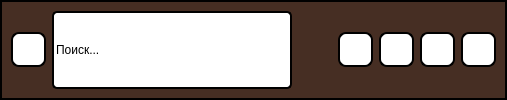
     <widget class="QWidget" name="widget_2" native="true">
      <property name="sizePolicy">
       <sizepolicy hsizetype="Preferred" vsizetype="Fixed">
        <horstretch>0</horstretch>
        <verstretch>0</verstretch>
       </sizepolicy>
      </property>
      <property name="palette">
       <palette>
        <active>
         <colorrole role="Button">
          <brush brushstyle="SolidPattern">
           <color alpha="255">
            <red>70</red>
            <green>46</green>
            <blue>35</blue>
           </color>
          </brush>
         </colorrole>
         <colorrole role="Base">
          <brush brushstyle="SolidPattern">
           <color alpha="255">
            <red>70</red>
            <green>46</green>
            <blue>35</blue>
           </color>
          </brush>
         </colorrole>
         <colorrole role="Window">
          <brush brushstyle="SolidPattern">
           <color alpha="255">
            <red>70</red>
            <green>46</green>
            <blue>35</blue>
           </color>
          </brush>
         </colorrole>
        </active>
        <inactive>
         <colorrole role="Button">
          <brush brushstyle="SolidPattern">
           <color alpha="255">
            <red>70</red>
            <green>46</green>
            <blue>35</blue>
           </color>
          </brush>
         </colorrole>
         <colorrole role="Base">
          <brush brushstyle="SolidPattern">
           <color alpha="255">
            <red>70</red>
            <green>46</green>
            <blue>35</blue>
           </color>
          </brush>
         </colorrole>
         <colorrole role="Window">
          <brush brushstyle="SolidPattern">
           <color alpha="255">
            <red>70</red>
            <green>46</green>
            <blue>35</blue>
           </color>
          </brush>
         </colorrole>
        </inactive>
        <disabled>
         <colorrole role="Button">
          <brush brushstyle="SolidPattern">
           <color alpha="255">
            <red>70</red>
            <green>46</green>
            <blue>35</blue>
           </color>
          </brush>
         </colorrole>
         <colorrole role="Base">
          <brush brushstyle="SolidPattern">
           <color alpha="255">
            <red>70</red>
            <green>46</green>
            <blue>35</blue>
           </color>
          </brush>
         </colorrole>
         <colorrole role="Window">
          <brush brushstyle="SolidPattern">
           <color alpha="255">
            <red>70</red>
            <green>46</green>
            <blue>35</blue>
           </color>
          </brush>
         </colorrole>
        </disabled>
       </palette>
      </property>
      <property name="focusPolicy">
       <enum>Qt::NoFocus</enum>
      </property>
      <property name="autoFillBackground">
       <bool>false</bool>
      </property>
      <property name="styleSheet">
       <string notr="true">background-color: rgb(70, 46, 35);
border: 2px solid #000000;</string>
      </property>
      <layout class="QHBoxLayout" name="horizontalLayout" stretch="1,3">
       <item>
        <widget class="QWidget" name="widget_3" native="true">
         <property name="styleSheet">
          <string notr="true">border-color: rgb(70, 46, 35);</string>
         </property>
         <layout class="QHBoxLayout" name="horizontalLayout_3">
          <property name="leftMargin">
           <number>0</number>
          </property>
          <property name="topMargin">
           <number>0</number>
          </property>
          <property name="rightMargin">
           <number>0</number>
          </property>
          <property name="bottomMargin">
           <number>0</number>
          </property>
          <item>
           <widget class="QPushButton" name="search_batton">
            <property name="sizePolicy">
             <sizepolicy hsizetype="Fixed" vsizetype="Fixed">
              <horstretch>50</horstretch>
              <verstretch>50</verstretch>
             </sizepolicy>
            </property>
            <property name="minimumSize">
             <size>
              <width>35</width>
              <height>35</height>
             </size>
            </property>
            <property name="maximumSize">
             <size>
              <width>35</width>
              <height>35</height>
             </size>
            </property>
            <property name="styleSheet">
             <string notr="true">background-color: rgb(255, 255, 255);
border-radius: 8px;
border: 2px solid #000000;
</string>
            </property>
            <property name="text">
             <string/>
            </property>
            <property name="icon">
             <iconset resource="photo.qrc">
              <normaloff>:/img/img/search.png</normaloff>:/img/img/search.png</iconset>
            </property>
            <property name="iconSize">
             <size>
              <width>25</width>
              <height>25</height>
             </size>
            </property>
           </widget>
          </item>
          <item>
           <widget class="QLineEdit" name="search_box">
            <property name="sizePolicy">
             <sizepolicy hsizetype="Expanding" vsizetype="Expanding">
              <horstretch>0</horstretch>
              <verstretch>0</verstretch>
             </sizepolicy>
            </property>
            <property name="minimumSize">
             <size>
              <width>240</width>
              <height>0</height>
             </size>
            </property>
            <property name="palette">
             <palette>
              <active>
               <colorrole role="WindowText">
                <brush brushstyle="SolidPattern">
                 <color alpha="255">
                  <red>0</red>
                  <green>0</green>
                  <blue>0</blue>
                 </color>
                </brush>
               </colorrole>
               <colorrole role="Button">
                <brush brushstyle="SolidPattern">
                 <color alpha="255">
                  <red>255</red>
                  <green>255</green>
                  <blue>255</blue>
                 </color>
                </brush>
               </colorrole>
               <colorrole role="Text">
                <brush brushstyle="SolidPattern">
                 <color alpha="255">
                  <red>0</red>
                  <green>0</green>
                  <blue>0</blue>
                 </color>
                </brush>
               </colorrole>
               <colorrole role="ButtonText">
                <brush brushstyle="SolidPattern">
                 <color alpha="255">
                  <red>0</red>
                  <green>0</green>
                  <blue>0</blue>
                 </color>
                </brush>
               </colorrole>
               <colorrole role="Base">
                <brush brushstyle="SolidPattern">
                 <color alpha="255">
                  <red>255</red>
                  <green>255</green>
                  <blue>255</blue>
                 </color>
                </brush>
               </colorrole>
               <colorrole role="Window">
                <brush brushstyle="SolidPattern">
                 <color alpha="255">
                  <red>255</red>
                  <green>255</green>
                  <blue>255</blue>
                 </color>
                </brush>
               </colorrole>
               <colorrole role="PlaceholderText">
                <brush brushstyle="SolidPattern">
                 <color alpha="255">
                  <red>0</red>
                  <green>0</green>
                  <blue>0</blue>
                 </color>
                </brush>
               </colorrole>
              </active>
              <inactive>
               <colorrole role="WindowText">
                <brush brushstyle="SolidPattern">
                 <color alpha="255">
                  <red>0</red>
                  <green>0</green>
                  <blue>0</blue>
                 </color>
                </brush>
               </colorrole>
               <colorrole role="Button">
                <brush brushstyle="SolidPattern">
                 <color alpha="255">
                  <red>255</red>
                  <green>255</green>
                  <blue>255</blue>
                 </color>
                </brush>
               </colorrole>
               <colorrole role="Text">
                <brush brushstyle="SolidPattern">
                 <color alpha="255">
                  <red>0</red>
                  <green>0</green>
                  <blue>0</blue>
                 </color>
                </brush>
               </colorrole>
               <colorrole role="ButtonText">
                <brush brushstyle="SolidPattern">
                 <color alpha="255">
                  <red>0</red>
                  <green>0</green>
                  <blue>0</blue>
                 </color>
                </brush>
               </colorrole>
               <colorrole role="Base">
                <brush brushstyle="SolidPattern">
                 <color alpha="255">
                  <red>255</red>
                  <green>255</green>
                  <blue>255</blue>
                 </color>
                </brush>
               </colorrole>
               <colorrole role="Window">
                <brush brushstyle="SolidPattern">
                 <color alpha="255">
                  <red>255</red>
                  <green>255</green>
                  <blue>255</blue>
                 </color>
                </brush>
               </colorrole>
               <colorrole role="PlaceholderText">
                <brush brushstyle="SolidPattern">
                 <color alpha="255">
                  <red>0</red>
                  <green>0</green>
                  <blue>0</blue>
                 </color>
                </brush>
               </colorrole>
              </inactive>
              <disabled>
               <colorrole role="WindowText">
                <brush brushstyle="SolidPattern">
                 <color alpha="255">
                  <red>0</red>
                  <green>0</green>
                  <blue>0</blue>
                 </color>
                </brush>
               </colorrole>
               <colorrole role="Button">
                <brush brushstyle="SolidPattern">
                 <color alpha="255">
                  <red>255</red>
                  <green>255</green>
                  <blue>255</blue>
                 </color>
                </brush>
               </colorrole>
               <colorrole role="Text">
                <brush brushstyle="SolidPattern">
                 <color alpha="255">
                  <red>0</red>
                  <green>0</green>
                  <blue>0</blue>
                 </color>
                </brush>
               </colorrole>
               <colorrole role="ButtonText">
                <brush brushstyle="SolidPattern">
                 <color alpha="255">
                  <red>0</red>
                  <green>0</green>
                  <blue>0</blue>
                 </color>
                </brush>
               </colorrole>
               <colorrole role="Base">
                <brush brushstyle="SolidPattern">
                 <color alpha="255">
                  <red>255</red>
                  <green>255</green>
                  <blue>255</blue>
                 </color>
                </brush>
               </colorrole>
               <colorrole role="Window">
                <brush brushstyle="SolidPattern">
                 <color alpha="255">
                  <red>255</red>
                  <green>255</green>
                  <blue>255</blue>
                 </color>
                </brush>
               </colorrole>
               <colorrole role="PlaceholderText">
                <brush brushstyle="SolidPattern">
                 <color alpha="255">
                  <red>0</red>
                  <green>0</green>
                  <blue>0</blue>
                 </color>
                </brush>
               </colorrole>
              </disabled>
             </palette>
            </property>
            <property name="styleSheet">
             <string notr="true">border-radius: 5px;
border: 2px inset #000000;
color: rgb(0, 0, 0);
background-color: rgb(255, 255, 255);
</string>
            </property>
            <property name="inputMask">
             <string comment="fda" extracomment="dsafea"/>
            </property>
            <property name="text">
             <string>Поиск...</string>
            </property>
            <property name="placeholderText">
             <string comment="gfsgf" extracomment="gfdsgr"/>
            </property>
            <property name="clearButtonEnabled">
             <bool>false</bool>
            </property>
           </widget>
          </item>
         </layout>
        </widget>
       </item>
       <item>
        <widget class="QWidget" name="widget_5" native="true">
         <property name="styleSheet">
          <string notr="true">border: 2px solid #462e23;</string>
         </property>
         <layout class="QHBoxLayout" name="horizontalLayout_4">
          <property name="leftMargin">
           <number>0</number>
          </property>
          <property name="topMargin">
           <number>0</number>
          </property>
          <property name="rightMargin">
           <number>0</number>
          </property>
          <property name="bottomMargin">
           <number>0</number>
          </property>
          <item>
           <spacer name="horizontalSpacer">
            <property name="orientation">
             <enum>Qt::Horizontal</enum>
            </property>
            <property name="sizeHint" stdset="0">
             <size>
              <width>40</width>
              <height>20</height>
             </size>
            </property>
           </spacer>
          </item>
          <item>
           <widget class="QPushButton" name="pushButton_5">
            <property name="minimumSize">
             <size>
              <width>35</width>
              <height>35</height>
             </size>
            </property>
            <property name="maximumSize">
             <size>
              <width>35</width>
              <height>35</height>
             </size>
            </property>
            <property name="styleSheet">
             <string notr="true">color: rgb(218, 203, 197);
background-color: rgb(255, 255, 255);
border-radius: 8px;
border: 2px solid #000000;</string>
            </property>
            <property name="text">
             <string/>
            </property>
            <property name="icon">
             <iconset resource="photo.qrc">
              <normaloff>:/img/img/clear.png</normaloff>:/img/img/clear.png</iconset>
            </property>
            <property name="iconSize">
             <size>
              <width>25</width>
              <height>25</height>
             </size>
            </property>
           </widget>
          </item>
          <item>
           <widget class="QPushButton" name="add_Button">
            <property name="minimumSize">
             <size>
              <width>35</width>
              <height>35</height>
             </size>
            </property>
            <property name="maximumSize">
             <size>
              <width>35</width>
              <height>35</height>
             </size>
            </property>
            <property name="styleSheet">
             <string notr="true">color: rgb(218, 203, 197);
background-color: rgb(255, 255, 255);
border-radius: 8px;
border: 2px solid #000000;</string>
            </property>
            <property name="text">
             <string/>
            </property>
            <property name="icon">
             <iconset resource="photo.qrc">
              <normaloff>:/img/img/add.png</normaloff>:/img/img/add.png</iconset>
            </property>
            <property name="iconSize">
             <size>
              <width>25</width>
              <height>25</height>
             </size>
            </property>
           </widget>
          </item>
          <item>
           <widget class="QPushButton" name="delete_button">
            <property name="minimumSize">
             <size>
              <width>35</width>
              <height>35</height>
             </size>
            </property>
            <property name="maximumSize">
             <size>
              <width>35</width>
              <height>35</height>
             </size>
            </property>
            <property name="styleSheet">
             <string notr="true">color: rgb(218, 203, 197);
background-color: rgb(255, 255, 255);
border-radius: 8px;
border: 2px solid #000000;</string>
            </property>
            <property name="text">
             <string/>
            </property>
            <property name="icon">
             <iconset resource="photo.qrc">
              <normaloff>:/img/img/delete.png</normaloff>:/img/img/delete.png</iconset>
            </property>
            <property name="iconSize">
             <size>
              <width>25</width>
              <height>25</height>
             </size>
            </property>
           </widget>
          </item>
          <item>
           <widget class="QPushButton" name="edit_button">
            <property name="minimumSize">
             <size>
              <width>35</width>
              <height>35</height>
             </size>
            </property>
            <property name="maximumSize">
             <size>
              <width>35</width>
              <height>35</height>
             </size>
            </property>
            <property name="styleSheet">
             <string notr="true">color: rgb(218, 203, 197);
background-color: rgb(255, 255, 255);
border-radius: 8px;
border: 2px solid #000000;</string>
            </property>
            <property name="text">
             <string/>
            </property>
            <property name="icon">
             <iconset resource="photo.qrc">
              <normaloff>:/img/img/edit.png</normaloff>:/img/img/edit.png</iconset>
            </property>
            <property name="iconSize">
             <size>
              <width>25</width>
              <height>25</height>
             </size>
            </property>
           </widget>
          </item>
         </layout>
        </widget>
       </item>
      </layout>
     </widget>
